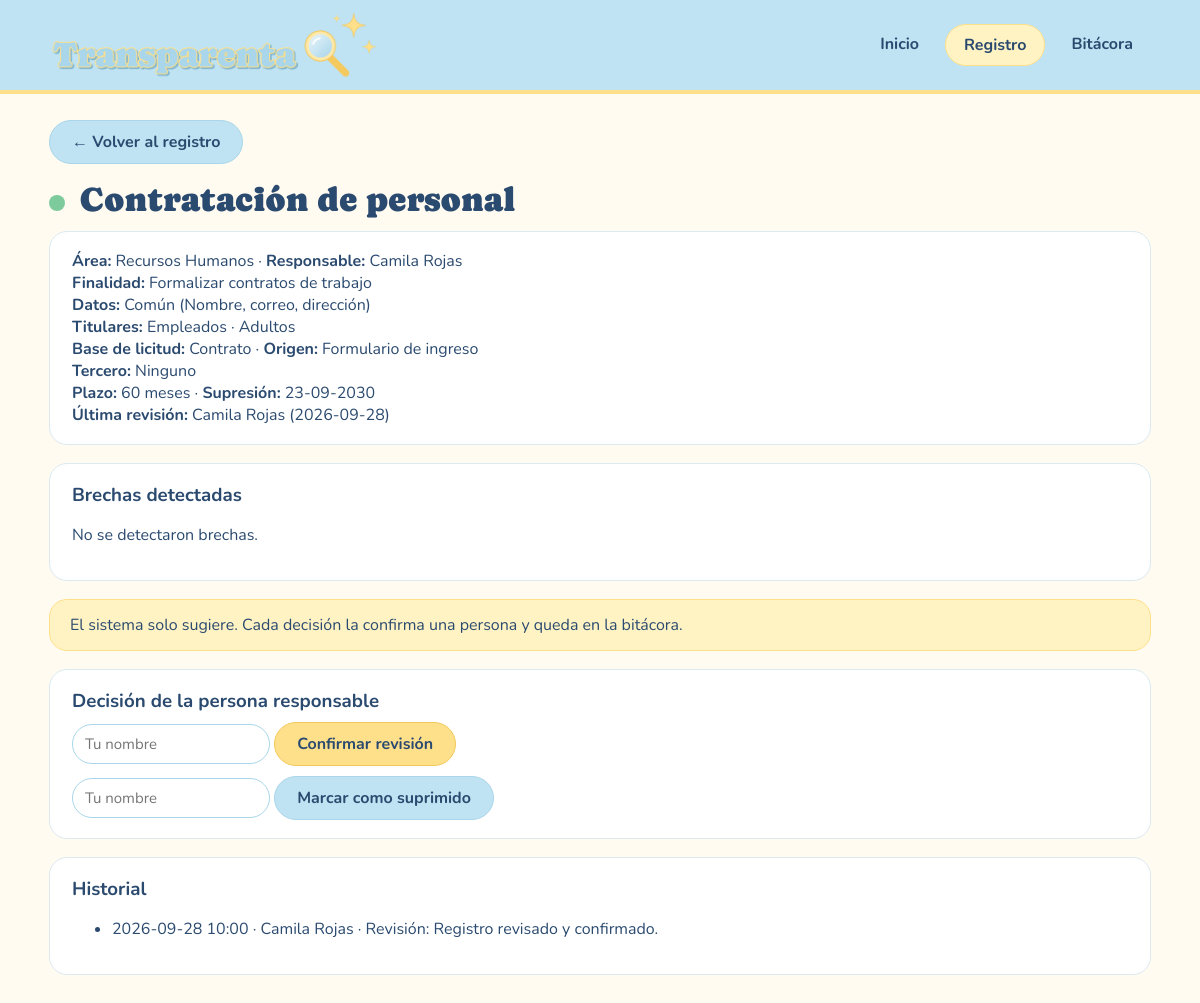
The page /tratamiento/1 on the database its author committed.
### tables this page shows
CREATE TABLE tratamiento (
    id                  INTEGER PRIMARY KEY AUTOINCREMENT,
    area_id             INTEGER NOT NULL REFERENCES area(id),
    actividad           TEXT NOT NULL,
    finalidad           TEXT,
    categoria_dato      TEXT NOT NULL CHECK (categoria_dato IN ('Común','Económico','Sensible','Geolocalización')),
    detalle_datos       TEXT,
    grupo_titular       TEXT NOT NULL CHECK (grupo_titular IN ('Empleados','Empleados Externos','Proveedores','Clientes','Postulantes')),
    titulares           TEXT NOT NULL CHECK (titulares IN ('Adultos','Adolescentes (14-17)','Niños y niñas (<14)')),
    base_licitud        TEXT CHECK (base_licitud IN ('Consentimiento','Contrato','Obligación legal','Interés legítimo','Obligación económica','Defensa de derechos') OR base_licitud IS NULL),
    origen              TEXT,
    responsable         TEXT,
    plazo_meses         INTEGER,
    fecha_inicio        TEXT NOT NULL,
    tercero_id          INTEGER REFERENCES tercero(id),
    medidas_seguridad   TEXT,
    revisado_por        TEXT,
    fecha_revision      TEXT,
    suprimido           INTEGER NOT NULL DEFAULT 0 CHECK (suprimido IN (0,1))
);

CREATE TABLE area (
    id           INTEGER PRIMARY KEY AUTOINCREMENT,
    nombre       TEXT NOT NULL UNIQUE,
    responsable  TEXT
);

CREATE TABLE bitacora (
    id             INTEGER PRIMARY KEY AUTOINCREMENT,
    fecha_hora     TEXT NOT NULL,
    usuario        TEXT NOT NULL,
    accion         TEXT NOT NULL,
    tratamiento_id INTEGER REFERENCES tratamiento(id),
    detalle        TEXT
);

### Aplicacion/app.py (the view)
@app.route("/tratamiento/<int:tid>")
def detalle(tid):
    con = conectar()
    t = con.execute(CONSULTA + " WHERE t.id = ?", (tid,)).fetchone()
    if t is None: abort(404)
    brechas, semaforo, supresion, dias = analizar(t)
    hist = con.execute("SELECT * FROM bitacora WHERE tratamiento_id = ? ORDER BY id DESC", (tid,)).fetchall()
    con.close()
    return render_template("detalle.html", t=t, brechas=brechas, semaforo=semaforo, supresion=supresion, dias=dias, hist=hist)

### Aplicacion/app.py (called while the page is built)
def conectar():
    con = sqlite3.connect(RUTA_BD)
    con.row_factory = sqlite3.Row
    con.execute("PRAGMA foreign_keys = ON")
    return con

def sumar_meses(fecha, meses):
    m = fecha.month - 1 + meses
    anio, mes = fecha.year + m // 12, m % 12 + 1
    dia = min(fecha.day, [31, 29 if anio % 4 == 0 and (anio % 100 != 0 or anio % 400 == 0) else 28,
                          31, 30, 31, 30, 31, 31, 30, 31, 30, 31][mes - 1])
    return date(anio, mes, dia)

### Aplicacion/templates/detalle.html
{% extends "base.html" %}
{% block contenido %}
<p><a class="btn sec" href="{{ url_for('registro') }}">← Volver al registro</a></p>
<h1><span class="luz {{ semaforo }}"></span> {{ t.actividad }}</h1>
<div class="caja">
  <b>Área:</b> {{ t.area_nombre }} · <b>Responsable:</b> {{ t.responsable }}<br>
  <b>Finalidad:</b> {{ t.finalidad }}<br>
  <b>Datos:</b> {{ t.categoria_dato }} ({{ t.detalle_datos }})<br>
  <b>Titulares:</b> {{ t.grupo_titular }} · {{ t.titulares }}<br>
  <b>Base de licitud:</b> {{ t.base_licitud or '—' }} · <b>Origen:</b> {{ t.origen }}<br>
  <b>Tercero:</b> {{ t.tercero_nombre or 'Ninguno' }}<br>
  <b>Plazo:</b> {{ t.plazo_meses }} meses · <b>Supresión:</b>
  {% if supresion %}{{ supresion.strftime('%d-%m-%Y') }}{% else %}—{% endif %}<br>
  <b>Última revisión:</b> {% if t.revisado_por %}{{ t.revisado_por }} ({{ t.fecha_revision }}){% else %}pendiente{% endif %}
</div>
<div class="caja">
  <h3>Brechas detectadas</h3>
  {% if brechas %}
    <ul>{% for g, texto in brechas %}<li><span class="{{ g }}">{{ g }}</span>: {{ texto }}</li>{% endfor %}</ul>
  {% else %}<p>No se detectaron brechas.</p>{% endif %}
</div>
<div class="aviso">El sistema solo sugiere. Cada decisión la confirma una persona y queda en la bitácora.</div>
<div class="caja">
  <h3>Decisión de la persona responsable</h3>
  <form method="post" action="{{ url_for('revisar', tid=t.id) }}" style="display:block;margin-bottom:10px">
    <input type="text" name="usuario" placeholder="Tu nombre" required>
    <button type="submit" class="btn">Confirmar revisión</button>
  </form>
  <form method="post" action="{{ url_for('suprimir', tid=t.id) }}" style="display:block"
        onsubmit="return confirm('¿Confirmas que los datos fueron suprimidos?');">
    <input type="text" name="usuario" placeholder="Tu nombre" required>
    <button type="submit" class="btn sec">Marcar como suprimido</button>
  </form>
</div>
<div class="caja">
  <h3>Historial</h3>
  {% if hist %}<ul>{% for h in hist %}<li>{{ h.fecha_hora }} · {{ h.usuario }} · {{ h.accion }}: {{ h.detalle }}</li>{% endfor %}</ul>
  {% else %}<p>Sin acciones registradas.</p>{% endif %}
</div>
{% endblock %}

### rows shown on the page
tratamiento: actividad "Contratación de personal", responsable "Camila Rojas", finalidad "Formalizar contratos de trabajo", categoria_dato "Común", detalle_datos "Nombre, correo, dirección", grupo_titular "Empleados", titulares "Adultos", base_licitud "Contrato", origen "Formulario de ingreso", plazo_meses "60", revisado_por "Camila Rojas", fecha_revision "2026-09-28"
area: area_nombre "Recursos Humanos"
bitacora: fecha_hora "2026-09-28 10:00", usuario "Camila Rojas", accion "Revisión", detalle "Registro revisado y confirmado."

### other values the page prints
{{ t.tercero_nombre or 'Ninguno' }} "Ninguno"
{{ supresion.strftime('%d-%m-%Y') }} "23-09-2030"
